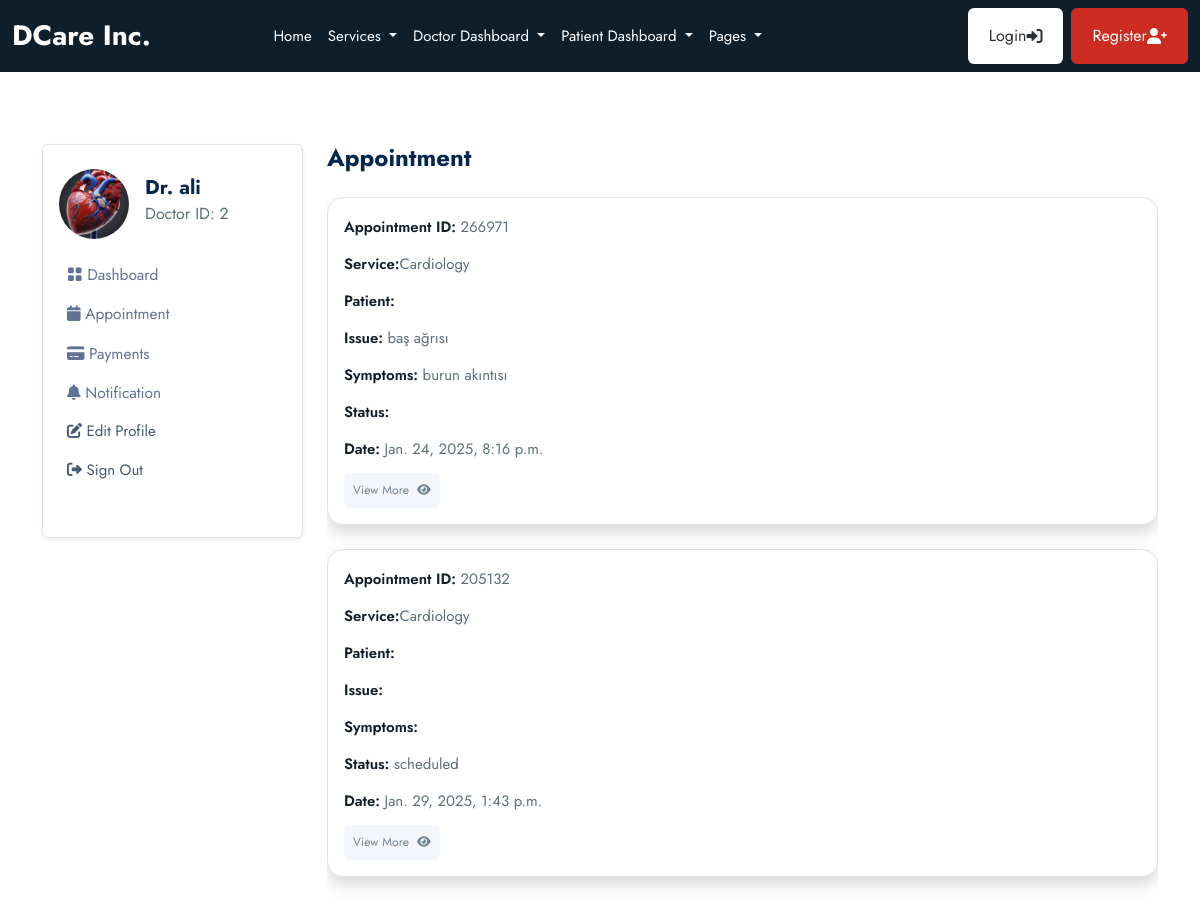
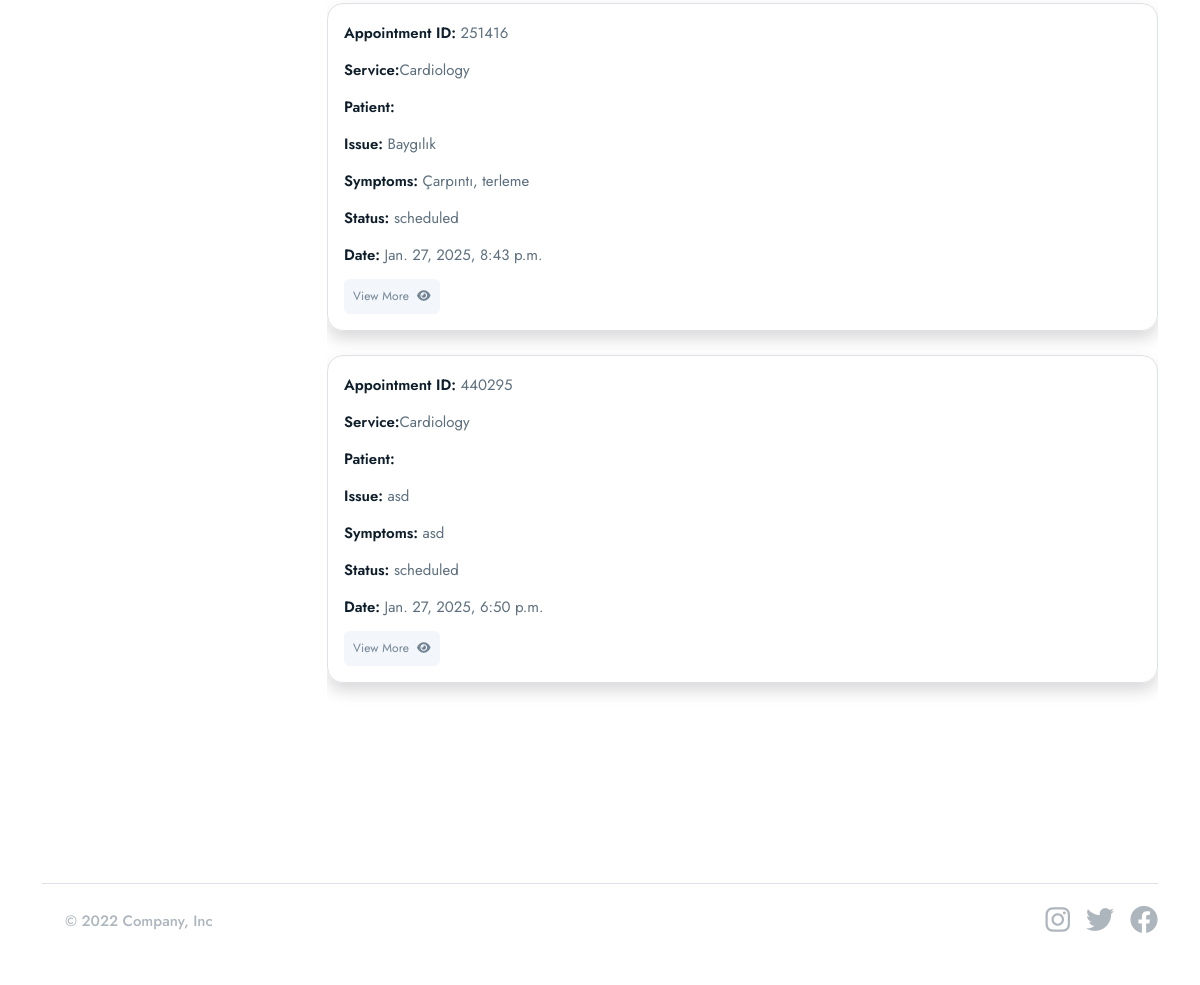
The app's page /doctor/appointments/ (signed in) with its own data (2 pictures, top to bottom).
### userauths/models.py (models this page shows, shortened)
class User(AbstractUser):
    email = models.EmailField(unique=True)
    username = models.CharField(max_length=100, null=True, blank=True)
    user_type =models.CharField(max_length=50, choices=USER_TYPE, null=True, blank=True, default=None)
    USERNAME_FIELD = "email"
    REQUIRED_FIELDS = ["username"]

### doctor/models.py (models this page shows, shortened)
class Doctor(models.Model):
    user = models.OneToOneField(userauths_models.User, on_delete=models.CASCADE)
    image = models.FileField(upload_to="images", null=True, blank=True)
    full_name = models.CharField(max_length=100, null=True, blank=True)
    mobile = models.CharField(max_length=100, null=True, blank=True)
    country = models.CharField(max_length=100, null=True, blank=True)
    bio = models.CharField(max_length=100, null=True, blank=True)
    specialization = models.CharField(max_length=100, null=True, blank=True)
    qualifications = models.CharField(max_length=100, null=True, blank=True)
    years_of_experience = models.CharField(max_length=100, null=True, blank=True)
    next_available_appointment_date = models.DateTimeField(default=timezone.now, null=True, blank=True)

### base/models.py (models this page shows, shortened)
class Appointment(models.Model):
    STATUS = [
        ("scheduled","scheduled"),
        ("completed","completed"),
        ("pending","pending"),
        ("cancelled","cancelled"),
    ]
    service = models.ForeignKey(Service, on_delete= models.SET_NULL, null=True, blank=True,related_name="service_appointments")
    doctor = models.ForeignKey(doctor_models.Doctor,on_delete= models.SET_NULL, null=True, blank=True,related_name="doctor_appointments" )
    patient = models.ForeignKey(patient_models.Patient,on_delete= models.SET_NULL, null=True, blank=True,related_name="appointments_patient" )
    appointment_date = models.DateTimeField(null=True, blank=True)
    issues = models.TextField(blank=True,null=True)
    symptoms = models.TextField(blank=True,null=True)
    appointment_id =ShortUUIDField(length=6, max_length=8, alphabet="1234567890")
    status = models.CharField(max_length=120, choices=STATUS)

class Service(models.Model):
    image = models.FileField(upload_to="images", null=True, blank=True)
    name= models.CharField(max_length=100)
    desciription= models.TextField(blank=True, null=True)
    cost = models.DecimalField(max_digits=10, decimal_places=2)
    available_doctors= models.ManyToManyField(doctor_models.Doctor, blank=True)

### doctor/views.py (the view)
# urls.py: path("appointments/", views.appointments, name="appointments"),
@login_required
def appointments(request):
    doctor = doctor_models.Doctor.objects.get(user=request.user)
    appointments = base_models.Appointment.objects.filter(doctor=doctor)
    context = {
        "appointments": appointments,
    }
    return render( request, "doctor/appointments.html", context)

### templates/doctor/appointments.html (shortened to what this page needs)
{% extends "partials/base.html"%} {% block content %}
<section class="pt-5 pb-5">
  <div class="container">
    <div class="row mt-0 mt-md-4">
     {% include 'doctor/sidebar.html'%}
      <div class="col-lg-9 col-md-8 col-12">
        <h4 class="mb-0 mb-4 fw-bold">Appointment</h4>
        <div class="card mb-4">
          {% for a in appointments %}
          <div class="shadow border p-3 mb-4 rounded-4">
            <a href="{% url "doctor:appointment_detail" a.appointment_id%}">
              <p>
                <span class="fw-semibold text-dark">Appointment ID:</span>
                {{a.appointment_id}}
              </p>
              <p>
                <span class="fw-semibold text-dark">Service:</span
                >{{a.service.name}}
              </p>
              <p>
                <span class="fw-semibold text-dark">Patient:</span>
              </p>
              <p>
                <span class="fw-semibold text-dark">Issue:</span> {{a.issues}}
              </p>
              <p>
                <span class="fw-semibold text-dark">Symptoms:</span>
                {{a.symptoms}}
              </p>
              <p>
                <span class="fw-semibold text-dark">Status:</span> {{a.status}}
              </p>
              <p>
                <span class="fw-semibold text-dark">Date:</span>
                {{a.appointment_date}}
              </p>
              <button class="btn btn-secondary btn-sm">
                View More <i class="fas fa-eye ms-2"></i>
              </button>
            </a>
          </div>
          {% endfor%}
        </div>
      </div>
    </div>
  </div>
</section>
{% endblock content %}

### templates/doctor/sidebar.html (shortened to what this page needs)
<div class="col-lg-3 col-md-4 col-12">
  <nav
    class="navbar navbar-expand-md shadow-sm mb-4 mb-lg-0 sidenav border rounded"
  >
    <div class="collapse navbar-collapse p-3" id="sidenav">
      <div class="navbar-nav flex-column">
        <div class="d-flex align-items-center mb-3">
          {% if request.user.doctor.image.url %}
          <img
            src="{{request.user.doctor.image.url}}"
            alt="avatar"
            class="rounded-circle avatar-xl"
            style="width: 70px; height: 70px; object-fit: cover"
          />
          {% endif %}
          <div class="ms-3">
            <h5 class="mb-0 fw-bold">Dr. {{request.user.doctor.full_name}}</h5>
            <p class="mb-1 fs-6">Doctor ID: {{request.user.doctor.id}}</p>
          </div>
        </div>
        <ul class="list-unstyled ms-n2 mb-4">
          <li class="nav-item">
            <a class="dropdown-item nav-link" href="{% url 'doctor:dashboard'%}"
              ><i class="bi bi-grid-fill"></i> Dashboard</a
            >
          </li>
          <li class="nav-item">
            <a
              class="dropdown-item nav-link"
              href="{% url 'doctor:appointments'%}"
              ><i class="fas fa-calendar"></i> Appointment</a
            >
          </li>
          <li class="nav-item">
            <a class="dropdown-item nav-link" href="{% url 'doctor:payments'%}"
              ><i class="fas fa-credit-card"></i> Payments</a
            >
          </li>
          <li class="nav-item">
            <a
              class="dropdown-item nav-link"
              href="{% url 'doctor:notifications'%}"
              ><i class="fas fa-bell"></i> Notification</a
            >
          </li>
          <li class="nav-item">
            <a class="nav-link" href="{% url 'patient:profile'%}">
              <i class="fas fa-edit"></i> Edit Profile
            </a>
          </li>
          <li class="nav-item">
            <a class="nav-link" href=".{% url 'userauths:sign-out'%}">
              <i class="fas fa-sign-out-alt"></i> Sign Out
            </a>
          </li>
        </ul>
      </div>
    </div>
  </nav>
</div>

### records on screen
User: user.doctor.image (picture), user.doctor.full_name "ali", user.doctor.id "2"
Appointment: appointment_id "266971", service.name "Cardiology", issues "baş ağrısı", symptoms "burun akıntısı", appointment_date "Jan. 24, 2025, 8:16 p.m."
Appointment: appointment_id "205132", service.name "Cardiology", status "scheduled", appointment_date "Jan. 29, 2025, 1:43 p.m."
Appointment: appointment_id "251416", service.name "Cardiology", issues "Baygılık", symptoms "Çarpıntı, terleme", status "scheduled", appointment_date "Jan. 27, 2025, 8:43 p.m."
Appointment: appointment_id "440295", service.name "Cardiology", issues "asd", symptoms "asd", status "scheduled", appointment_date "Jan. 27, 2025, 6:50 p.m."
